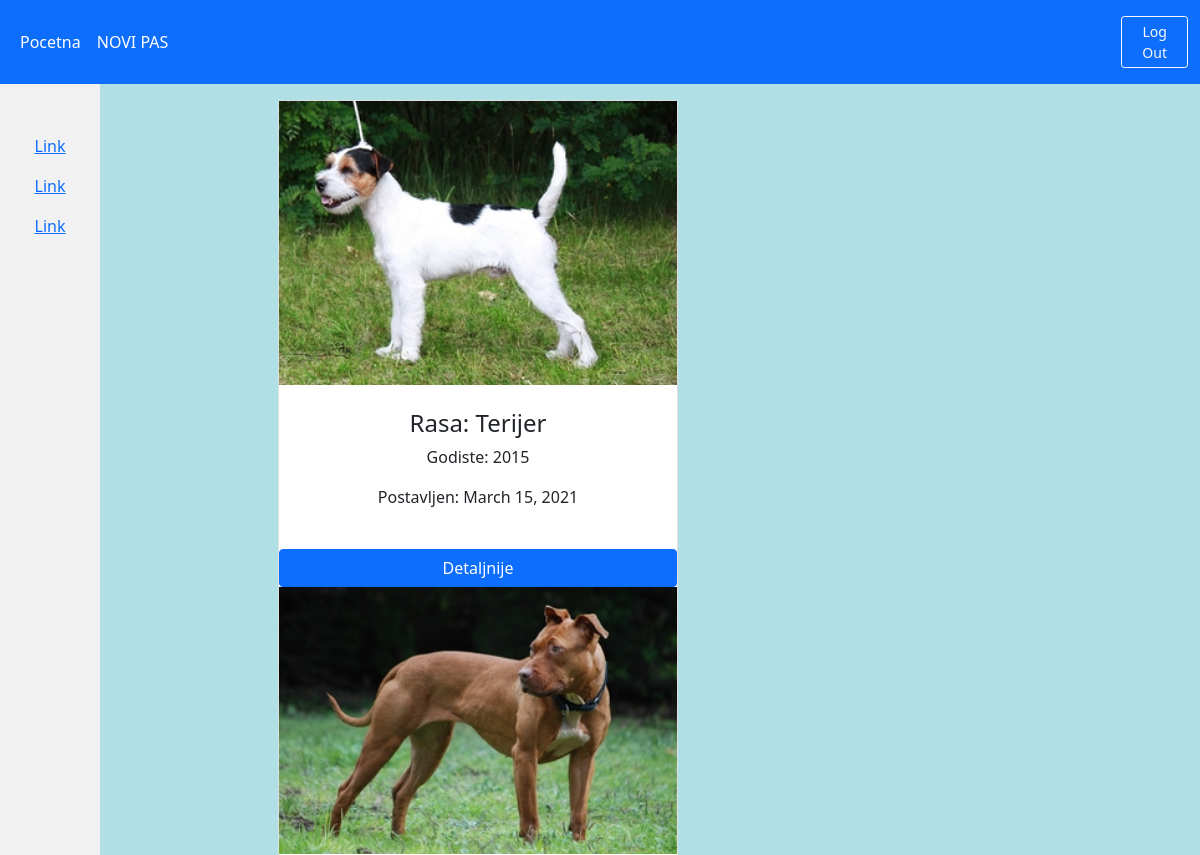
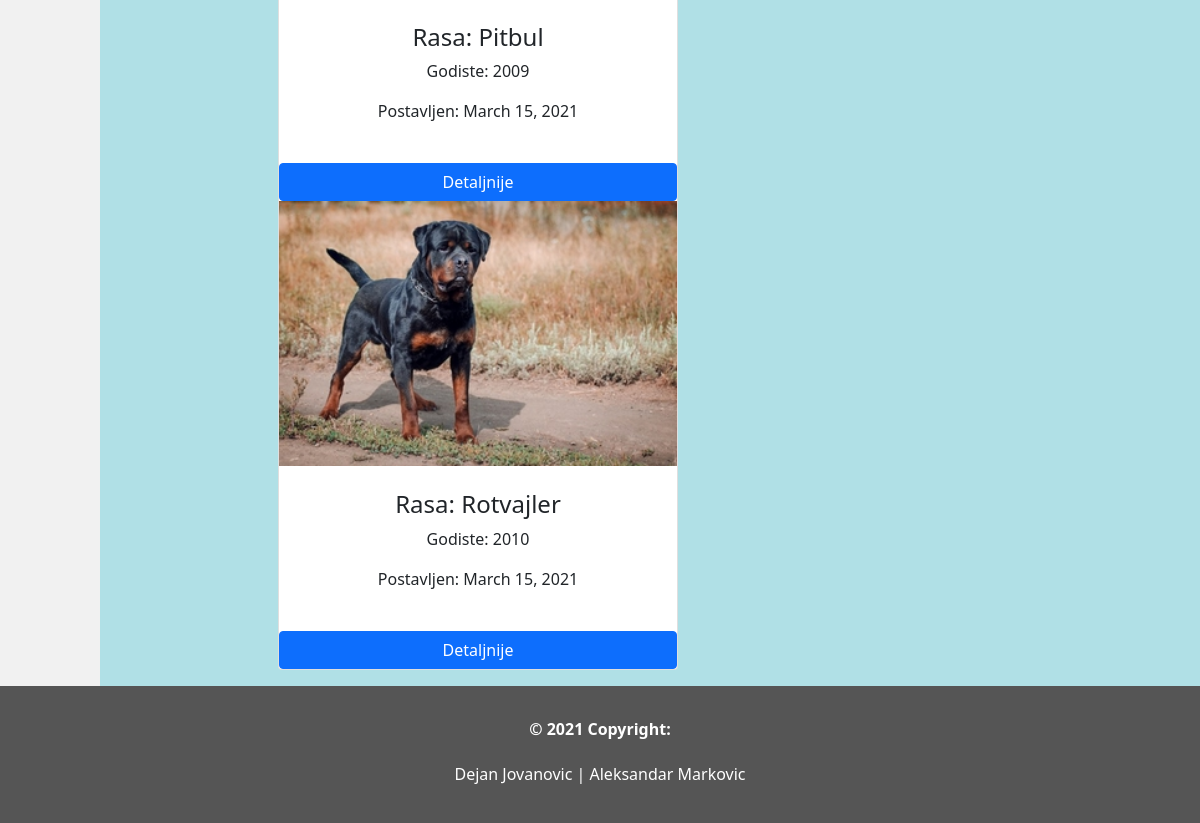
Page / (signed in) on the earlier database version (2 pictures, top to bottom).
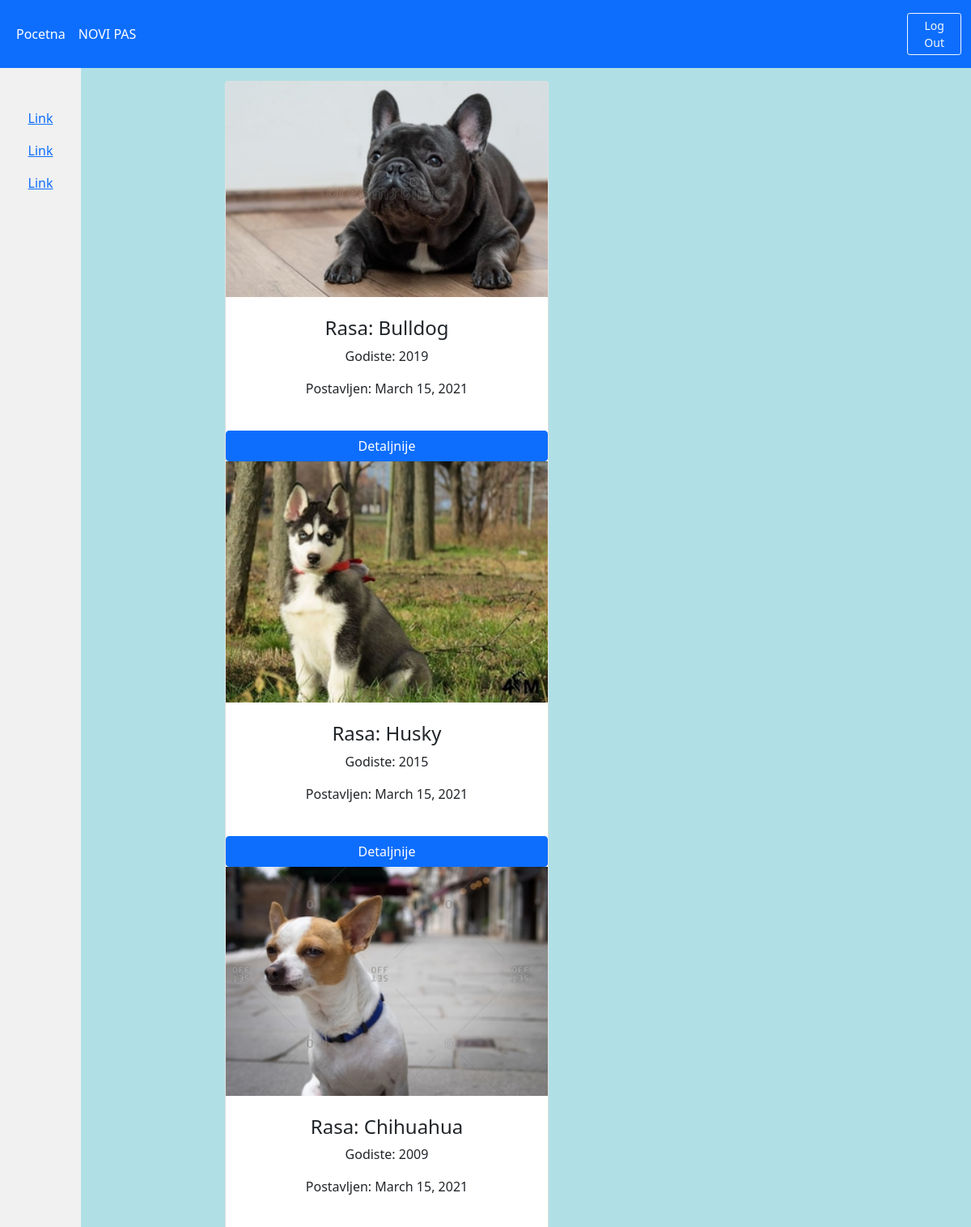
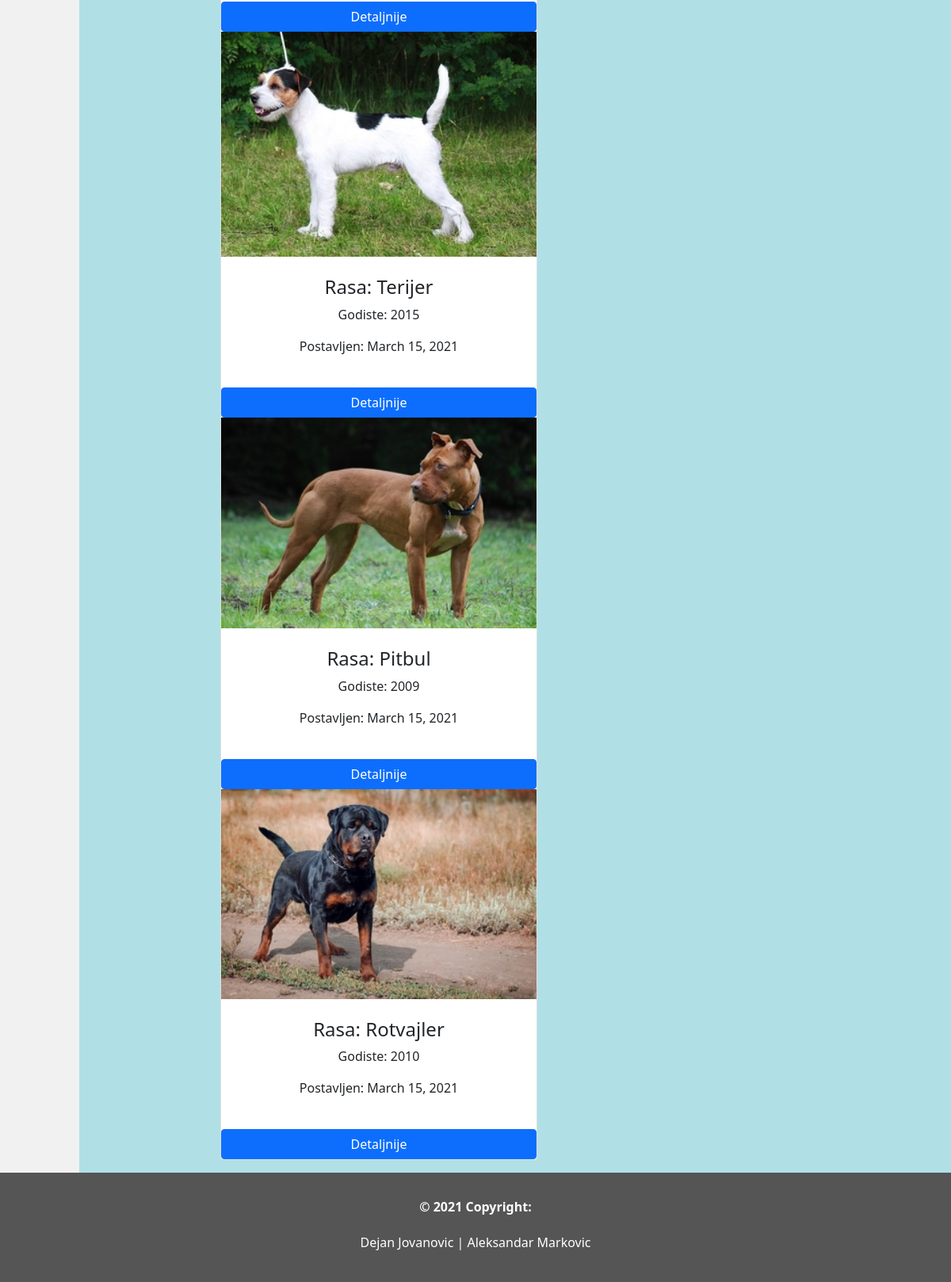
Same page on the later database version (2 pictures, top to bottom).
### tinder_app/models.py (models this page shows, shortened)
class Dog(models.Model):
	user = models.ForeignKey(User, on_delete=models.CASCADE)
	breed = models.ForeignKey('DogBreed', on_delete=models.CASCADE)
	gender = models.CharField(max_length=10)
	birthYear = models.CharField(max_length=15)
	info = models.TextField(max_length=1000)
	image = ResizedImageField(size=[320,240], quality=100, upload_to='pictures', null=True, blank=False)
	image2 = ResizedImageField(size=[320,240], quality=100, upload_to='pictures', null=True, blank=True)
	image3 = ResizedImageField(size=[320,240], quality=100, upload_to='pictures', null=True, blank=True)
	image4 = ResizedImageField(size=[320,240], quality=100, upload_to='pictures', null=True, blank=True)
	image5 = ResizedImageField(size=[320,240], quality=100, upload_to='pictures', null=True, blank=True)
	image6 = ResizedImageField(size=[320,240], quality=100, upload_to='pictures', null=True, blank=True)
	phone_no = models.CharField(max_length=20, null=True, blank=False)
	date = models.DateTimeField(default=datetime.now, blank=True)
	class Meta:
		ordering = ['-date']

class DogBreed(models.Model):
	breed = models.CharField(max_length=50)
	def __str__(self):
		return self.breed
	class Meta:
		ordering = ['breed']

### tinder_app/views.py (the view)
# urls.py: path('', views.home, name='home'),
def home(request):
	dogs = Dog.objects.all()
	context = {'dogs':dogs}
	return render(request, 'tinder_app/home.html', context)

### tinder_app/templates/tinder_app/home.html
{% extends 'tinder_app/base.html' %}
{% block content %}
{% if user.is_authenticated %}
		<div class="card-body">
			<div class="card" style="width:400px">
			{% for dog in dogs %}
			<img src="{{ dog.image.url }}">
			<br>
		    <h4 class="card-title"> Rasa: {{ dog.breed }}</h4>
		    <p class="card-text"> Godiste: {{ dog.birthYear }}</p>
		    <p class="card-text"> Postavljen: {{ dog.date.date }}</p><br>
		    <a href="{% url 'details' dog.pk %}" class="btn btn-primary"> Detaljnije </a>
			{% endfor %}
			</div>
		</div>
{% endif %}
{% endblock %}

### tinder_app/templates/tinder_app/base.html (shortened to what this page needs)
{% load static %}
<!DOCTYPE html>
<html>
<head>
  <link href="https://cdn.jsdelivr.net/npm/bootstrap@5.0.0-beta1/dist/css/bootstrap.min.css" rel="stylesheet">
  <link rel="stylesheet" type="text/css" href="{% static 'tiner_app/css/style.css' %}">
{% if user.is_authenticated %}
<nav class="navbar navbar-expand-lg navbar-dark bg-primary">
    <div class="container-fluid">
      <div class="collapse navbar-collapse" id="navbarSupportedContent">
        <ul class="navbar-nav me-auto mb-2 mb-lg-0">
          <li class="nav-item">
            <a class="nav-link active" aria-current="page" href="{% url 'home' %}"> Pocetna </a>
          </li>
          <li class="nav-item">
            <a class="nav-link active" aria-current="page" href="{% url 'create' %}"> NOVI PAS </a>
          </li>
      </div>
      <nav class="navbar bg-primary" style="float:right;">
        <a class="btn btn-sm btn-outline-light" href="{% url 'logout' %}"> Log Out </a>
      </nav>
    </div>
  </nav>
  <div class="container-fluid text-center">
  <div class="row content">
    <div class="col-sm-1 sidenav">
      <p><a href="#">Link</a></p>
      <p><a href="#">Link</a></p>
      <p><a href="#">Link</a></p>
    </div>
{% endif %}
</head>
<body style="background: powderblue">
    <div class="col-sm-8 container">
          {% block content %}{% endblock %}
    </div>
</body>
<br><br><br><br><br><br><br><br>
<footer class="container-fluid text-center">
    <div class="footer-copyright text-center py-3"><b>© 2021 Copyright:</b> <br><br>
      <h6> Dejan Jovanovic | Aleksandar Markovic </h6>
    </div>
</footer>
</html>

### tinder_app/templates/tinder_app/base.html (style rules this page uses)
.navbar { margin-bottom: 0; border-radius: 0; }
.row.content { height: auto }
.sidenav { padding-top: 50px; background-color: #f1f1f1; height: auto; }
footer { background-color: #555; color: white; padding: 15px; }

Differences in the rows shown:
added Dog: image (picture), breed "Bulldog", birthYear "2019", date "March 15, 2021"
added Dog: image (picture), breed "Husky", birthYear "2015", date "March 15, 2021"
added Dog: image (picture), breed "Chihuahua", birthYear "2009", date "March 15, 2021"
